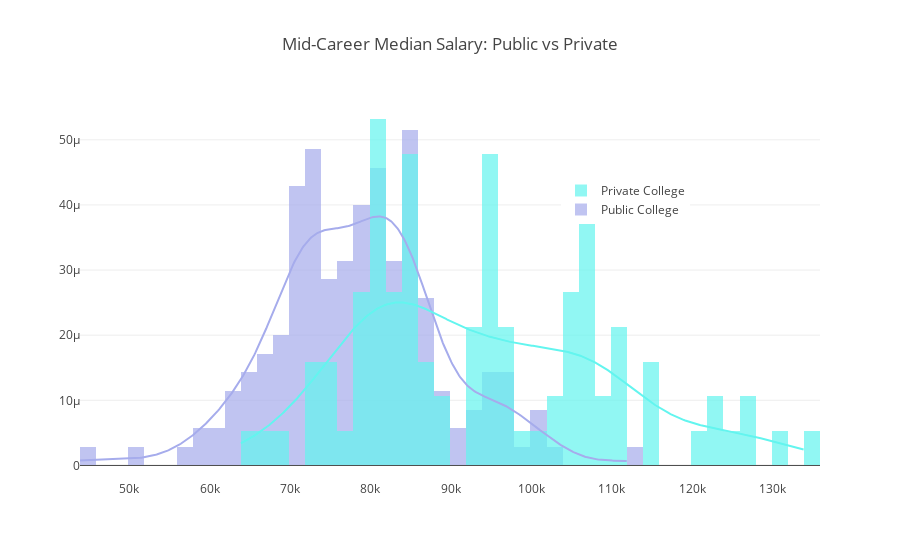

Write notebook code for a chart like this one.
### Code cell
visulize_schooltype_difference(Public_College_df, Private_College_df, "Mid-Career Median Salary")

### Figure 1 — Plotly figure (JSON) as saved in the notebook; plotly's stock layout.template omitted (floating-point values rounded to 4 significant figures; data arrays with more than 128 entries replaced by an {"elided": "..."} marker saying what was removed)
{"data": [{"autobinx": false, "histnorm": "probability density", "legendgroup": "Public College", "marker": {"color": "#A6ACEC"}, "name": "Public College", "opacity": 0.7, "type": "histogram", "uid": "b3443ad9-f2e9-4d13-b799-7a0cda295da1", "x": {"elided": "175 int values"}, "xaxis": "x", "xbins": {"end": 112000, "size": 2000, "start": 43900}, "yaxis": "y"}, {"autobinx": false, "histnorm": "probability density", "legendgroup": "Private College", "marker": {"color": "#63F5EF"}, "name": "Private College", "opacity": 0.7, "type": "histogram", "uid": "0e600bc3-2d18-44a0-86c2-9098a9c45984", "x": [126000, 123000, 122000, 114000, 114000, 114000, 111000, 110000, 106000, 106000, 105000, 97800, 96700, 95400, 93400, 93400, 84600, 80700, 80000, 96100, 95000, 95000, 93900, 92200, 87900, 87800, 86000, 85700, 84100, 84000, 83900, 83600, 81400, 79700, 78300, 78100, 74600, 73400, 73000, 110000, 108000, 107000, 107000, 107000, 106000, 105000, 104000, 104000, 104000, 103000, 102000, 101000, 97900, 96500, 95800, 94600, 94600, 94200, 94100, 92800, 88300, 86200, 85800, 85800, 85200, 83900, 83700, 83600, 83500, 83500, 81600, 81500, 81400, 81100, 80600, 80100, 80000, 78900, 78200, 76600, 74600, 74400, 72600, 69800, 67500, 63900, 134000, 131000, 126000, 124000, 120000, 110000, 109000, 107000], "xaxis": "x", "xbins": {"end": 134000, "size": 2000, "start": 63900}, "yaxis": "y"}, {"legendgroup": "Public College", "marker": {"color": "#A6ACEC"}, "mode": "lines", "name": "Public College", "showlegend": false, "type": "scatter", "uid": "24597b11-8bde-45cb-9349-9c56e4296189", "x": {"elided": "500 float values"}, "xaxis": "x", "y": {"elided": "500 float values"}, "yaxis": "y"}, {"legendgroup": "Private College", "marker": {"color": "#63F5EF"}, "mode": "lines", "name": "Private College", "showlegend": false, "type": "scatter", "uid": "6bf087a7-1a13-48a8-acac-947f3cd885f8", "x": {"elided": "500 float values"}, "xaxis": "x", "y": {"elided": "500 float values"}, "yaxis": "y"}], "layout": {"barmode": "overlay", "hovermode": "closest", "legend": {"traceorder": "reversed", "x": 0.65, "y": 0.8}, "title": "Mid-Career Median Salary: Public vs Private", "xaxis": {"anchor": "y2", "domain": [0, 1], "zeroline": false}, "yaxis": {"anchor": "free", "domain": [0, 1], "position": 0}}}
